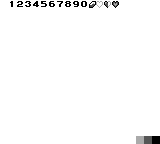

Below is a game level as drawn by its tile map, then a one-line description and the .tmx file that defines it, in full:
An orthogonal 20x18 tile map with 8x8 px tiles, 1 tile layer (Tile Layer 1), 3 tilesets.

<map version="1.2" tiledversion="1.2.2" orientation="orthogonal" renderorder="right-down" width="20" height="18" tilewidth="8" tileheight="8" infinite="0" nextlayerid="2" nextobjectid="1">
 <tileset firstgid="1" source="overworld-landscape.tsx" />
 <tileset firstgid="97" source="items-2.tsx" />
 <tileset firstgid="161" source="dungeon-items.tsx" />
 <layer id="1" name="Tile Layer 1" width="20" height="18">
  <data encoding="csv">
96,146,147,148,149,150,151,152,153,154,145,176,174,175,138,96,96,96,96,96,
96,96,96,96,96,96,96,96,96,96,96,96,96,96,96,96,96,96,96,96,
96,96,96,96,96,96,96,96,96,96,96,96,96,96,96,96,96,96,96,96,
96,96,96,96,96,96,96,96,96,96,96,96,96,96,96,96,96,96,96,96,
96,96,96,96,96,96,96,96,96,96,96,96,96,96,96,96,96,96,96,96,
96,96,96,96,96,96,96,96,96,96,96,96,96,96,96,96,96,96,96,96,
96,96,96,96,96,96,96,96,96,96,96,96,96,96,96,96,96,96,96,96,
96,96,96,96,96,96,96,96,96,96,96,96,96,96,96,96,96,96,96,96,
96,96,96,96,96,96,96,96,96,96,96,96,96,96,96,96,96,96,96,96,
96,96,96,96,96,96,96,96,96,96,96,96,96,96,96,96,96,96,96,96,
96,96,96,96,96,96,96,96,96,96,96,96,96,96,96,96,96,96,96,96,
96,96,96,96,96,96,96,96,96,96,96,96,96,96,96,96,96,96,96,96,
96,96,96,96,96,96,96,96,96,96,96,96,96,96,96,96,96,96,96,96,
96,96,96,96,96,96,96,96,96,96,96,96,96,96,96,96,96,96,96,96,
96,96,96,96,96,96,96,96,96,96,96,96,96,96,96,96,96,96,96,96,
96,96,96,96,96,96,96,96,96,96,96,96,96,96,96,96,96,96,96,96,
96,96,96,96,96,96,96,96,96,96,96,96,96,96,96,96,96,96,96,96,
96,96,96,96,96,96,96,96,96,96,96,96,96,96,96,96,96,93,94,95
</data>
 </layer>
</map>
